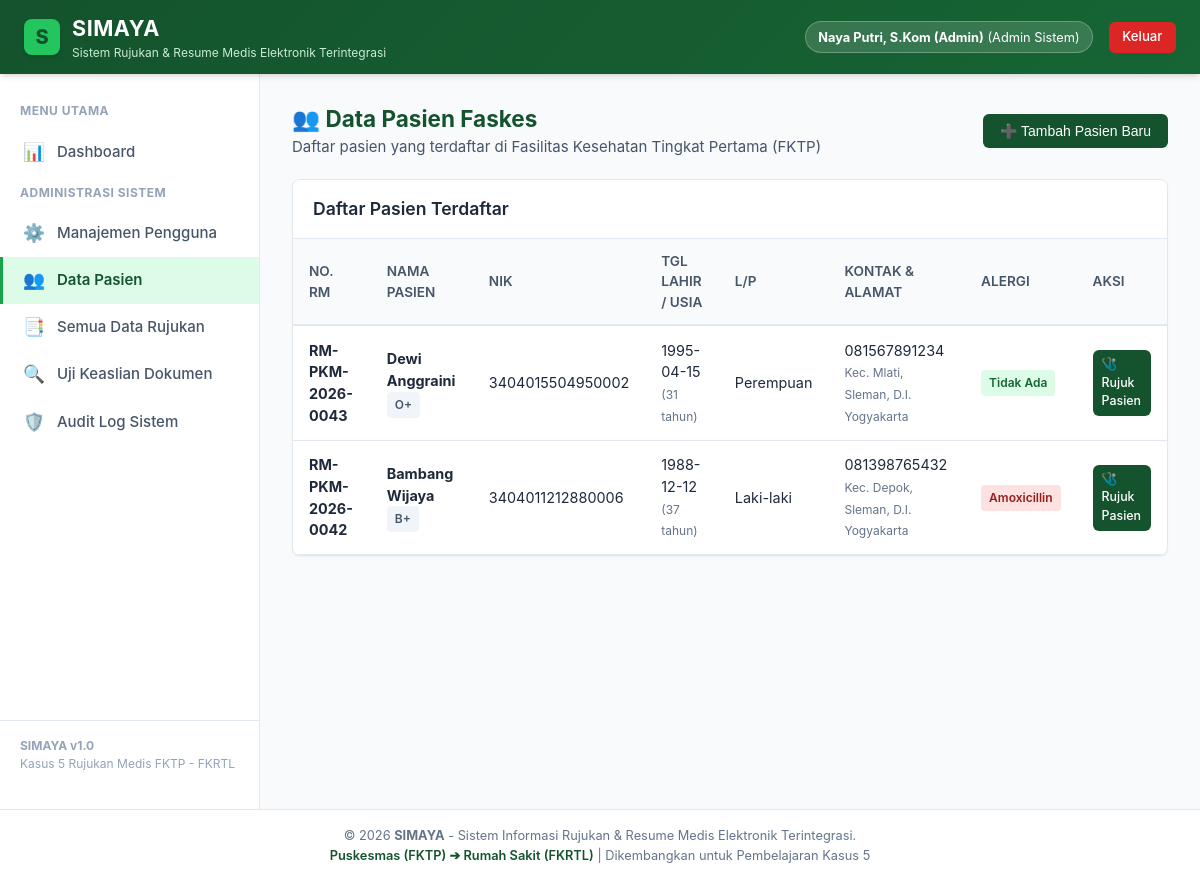
Page /api/pasien_daftar.php (signed in) on the committed database.
### tables this page shows
CREATE TABLE pasien (
        id INTEGER PRIMARY KEY AUTOINCREMENT,
        user_id INTEGER NULL,
        no_rm TEXT UNIQUE NOT NULL,
        nik TEXT UNIQUE NOT NULL,
        nama_pasien TEXT NOT NULL,
        tgl_lahir DATE NOT NULL,
        jenis_kelamin TEXT NOT NULL, -- L / P
        alamat TEXT NOT NULL,
        no_hp TEXT NOT NULL,
        golongan_darah TEXT DEFAULT '-',
        alergi TEXT DEFAULT 'Tidak Ada',
        created_at DATETIME DEFAULT CURRENT_TIMESTAMP,
        FOREIGN KEY (user_id) REFERENCES users(id)
    );

### api/pasien_daftar.php (the view, shortened to what this page needs)
<?php
$pdo = require_once __DIR__ . '/config/database.php';
$pasien_list = $pdo->query("SELECT * FROM pasien ORDER BY id DESC")->fetchAll();
include __DIR__ . '/includes/header.php';
?>
<div style="display: flex; justify-content: space-between; align-items: center; margin-bottom: 1.25rem;">
    <div>
        <h2 style="color: var(--hijau-tua); margin: 0;">👥 Data Pasien Faskes</h2>
        <p style="color: var(--abu-text); margin: 0;">Daftar pasien yang terdaftar di Fasilitas Kesehatan Tingkat Pertama (FKTP)</p>
    </div>
    <?php if (in_array($user['role'], ['admin', 'petugas_rm'])): ?>
        <button type="button" class="btn btn-primary" onclick="document.getElementById('formTambahPasien').style.display = document.getElementById('formTambahPasien').style.display === 'none' ? 'block' : 'none';">
            ➕ Tambah Pasien Baru
        </button>
    <?php endif; ?>
</div>
<div class="card">
    <div class="card-header">
        <h3 class="card-title">Daftar Pasien Terdaftar</h3>
    </div>
    <div class="card-body" style="padding: 0;">
        <div class="table-responsive">
            <table class="simaya-table">
                <thead>
                    <tr>
                        <th>No. RM</th>
                        <th>Nama Pasien</th>
                        <th>NIK</th>
                        <th>Tgl Lahir / Usia</th>
                        <th>L/P</th>
                        <th>Kontak & Alamat</th>
                        <th>Alergi</th>
                        <th>Aksi</th>
                    </tr>
                </thead>
                <tbody>
                    <?php if (empty($pasien_list)): ?>
                        <tr>
                            <td colspan="8" style="text-align: center; color: #94A3B8; padding: 2rem;">Belum ada data pasien.</td>
                        </tr>
                    <?php else: ?>
                        <?php foreach ($pasien_list as $p): ?>
                            <tr>
                                <td><strong><?= htmlspecialchars($p['no_rm']) ?></strong></td>
                                <td>
                                    <strong><?= htmlspecialchars($p['nama_pasien']) ?></strong>
                                    <?php if ($p['golongan_darah'] !== '-'): ?>
                                        <span class="badge badge-secondary"><?= htmlspecialchars($p['golongan_darah']) ?></span>
                                    <?php endif; ?>
                                </td>
                                <td><?= htmlspecialchars($p['nik']) ?></td>
                                <td>
                                    <?= htmlspecialchars($p['tgl_lahir']) ?><br>
                                    <small style="color: #64748B;">
                                        (<?= date_diff(date_create($p['tgl_lahir']), date_create('today'))->y ?> tahun)
                                    </small>
                                </td>
                                <td><?= $p['jenis_kelamin'] === 'L' ? 'Laki-laki' : 'Perempuan' ?></td>
                                <td>
                                    <?= htmlspecialchars($p['no_hp']) ?><br>
                                    <small style="color: #64748B;"><?= htmlspecialchars($p['alamat']) ?></small>
                                </td>
                                <td>
                                    <span class="badge <?= $p['alergi'] !== 'Tidak Ada' ? 'badge-danger' : 'badge-success' ?>">
                                        <?= htmlspecialchars($p['alergi']) ?>
                                    </span>
                                </td>
                                <td>
                                    <?php if ($user['role'] === 'dokter_pengirim' || $user['role'] === 'admin'): ?>
                                        <a href="rujukan_buat.php?pasien_id=<?= $p['id'] ?>" class="btn btn-primary btn-sm">
                                            🩺 Rujuk Pasien
                                        </a>
                                    <?php else: ?>
                                        <span style="color: #94A3B8; font-size: 0.8rem;">-</span>
                                    <?php endif; ?>
                                </td>
                            </tr>
                        <?php endforeach; ?>
                    <?php endif; ?>
                </tbody>
            </table>
        </div>
    </div>
</div>
<?php include __DIR__ . '/includes/footer.php'; ?>

### assets/css/simaya.css (style rules this page uses)
:root { --hijau-tua: #14532D; --hijau-tua-hover: #0f3e22; --hijau-sedang: #16A34A; --hijau-muda: #22C55E; --hijau-pastel: #DCFCE7; --hijau-border: #BBF7D0; --putih: #FFFFFF; --abu-bg: #F8FAFC; --abu-text: #475569; --abu-border: #E2E8F0; --merah: #EF4444; --kuning: #F59E0B; --biru: #3B82F6; --shadow-sm: 0 1px 2px 0 rgb(0 0 0 / 0.05); --shadow-md: 0 4px 6px -1px rgb(0 0 0 / 0.1), 0 2px 4px -2px rgb(0 0 0 / 0.1); --radius: 8px; }
* { box-sizing: border-box; margin: 0; padding: 0; }
body { font-family: -apple-system, BlinkMacSystemFont, "Segoe UI", Roboto, "Helvetica Neue", Arial, sans-serif; background-color: var(--abu-bg); color: #1E293B; line-height: 1.5; font-size: 15px; }
a { color: var(--hijau-tua); text-decoration: none; }
.card { background: var(--putih); border-radius: var(--radius); border: 1px solid var(--abu-border); box-shadow: var(--shadow-sm); margin-bottom: 1.5rem; overflow: hidden; }
.card-header { background: var(--putih); border-bottom: 1px solid var(--abu-border); padding: 1rem 1.25rem; display: flex; justify-content: space-between; align-items: center; }
.card-title { font-size: 1.1rem; font-weight: 600; margin: 0; }
.card-body { padding: 1.25rem; }
.btn { display: inline-flex; align-items: center; gap: 0.5rem; padding: 0.5rem 1rem; font-size: 0.875rem; font-weight: 500; border-radius: 6px; border: 1px solid transparent; cursor: pointer; transition: all 0.2s ease; text-decoration: none; }
.btn-primary { background-color: var(--hijau-tua); color: var(--putih); }
.btn-sm { padding: 0.25rem 0.5rem; font-size: 0.775rem; }
.badge { display: inline-block; padding: 0.25rem 0.5rem; font-size: 0.75rem; font-weight: 600; border-radius: 4px; }
.badge-success { background: #DCFCE7; color: #166534; }
.badge-danger { background: #FEE2E2; color: #991B1B; }
.badge-secondary { background: #F1F5F9; color: #475569; }
.table-responsive { width: 100%; overflow-x: auto; }
.simaya-table { width: 100%; border-collapse: collapse; text-align: left; }
.simaya-table th { background-color: #F8FAFC; color: #475569; font-weight: 600; padding: 0.75rem 1rem; border-bottom: 2px solid var(--abu-border); font-size: 0.85rem; text-transform: uppercase; }
.simaya-table td { padding: 0.85rem 1rem; border-bottom: 1px solid var(--abu-border); font-size: 0.9rem; vertical-align: middle; }

### rows in the picture
pasien: no_rm "RM-PKM-2026-0043", nama_pasien "Dewi Anggraini", golongan_darah "O+", nik "3404015504950002", tgl_lahir "1995-04-15", tgl_lahir "31", jenis_kelamin "Perempuan", no_hp "081567891234", alamat "Kec. Mlati, Sleman, D.I. Yogyakarta", alergi "Tidak Ada"
pasien: no_rm "RM-PKM-2026-0042", nama_pasien "Bambang Wijaya", golongan_darah "B+", nik "3404011212880006", tgl_lahir "1988-12-12", tgl_lahir "37", jenis_kelamin "Laki-laki", no_hp "081398765432", alamat "Kec. Depok, Sleman, D.I. Yogyakarta", alergi "Amoxicillin"

### other values in the picture
$user['nama_lengkap'] "Naya Putri, S.Kom (Admin)"
getRoleName($user['role']) "Admin Sistem"
